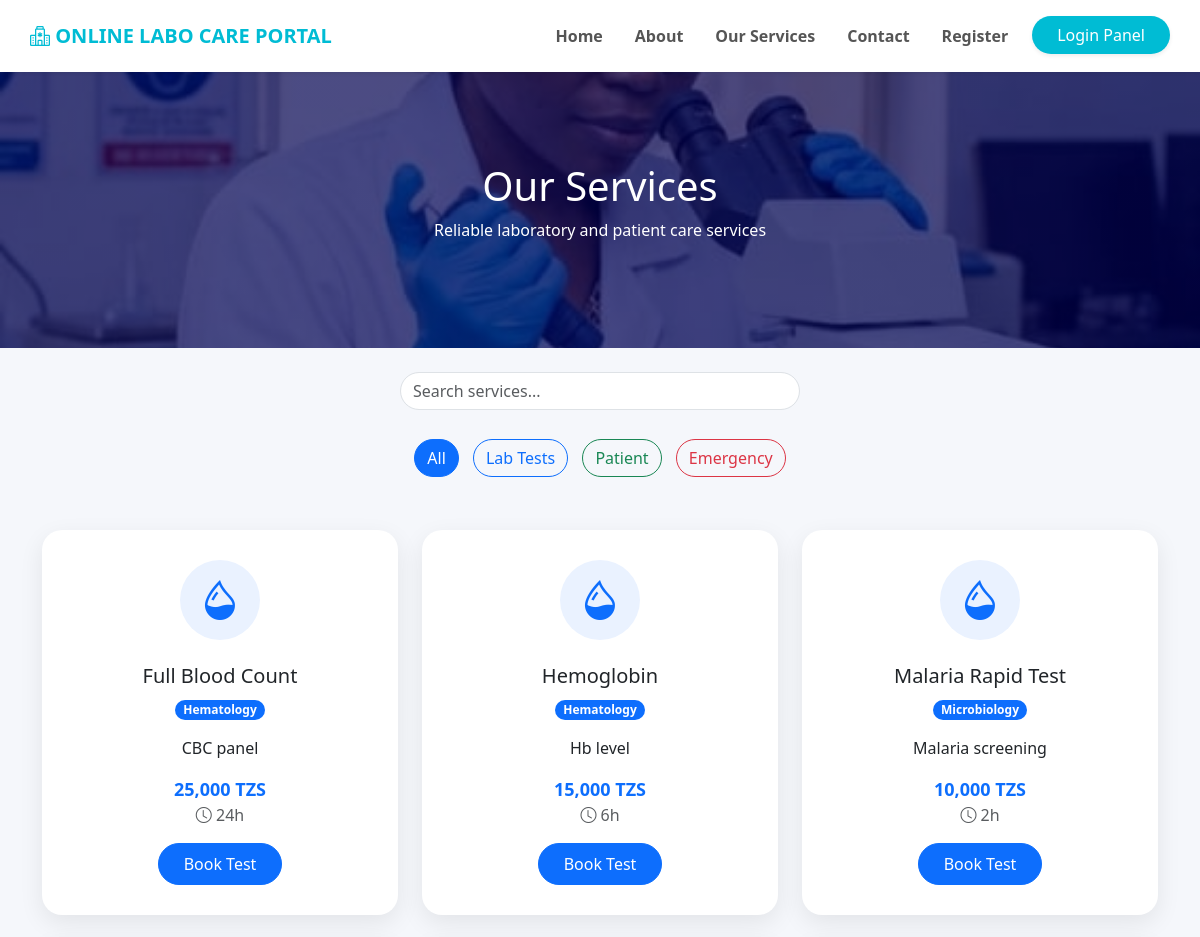
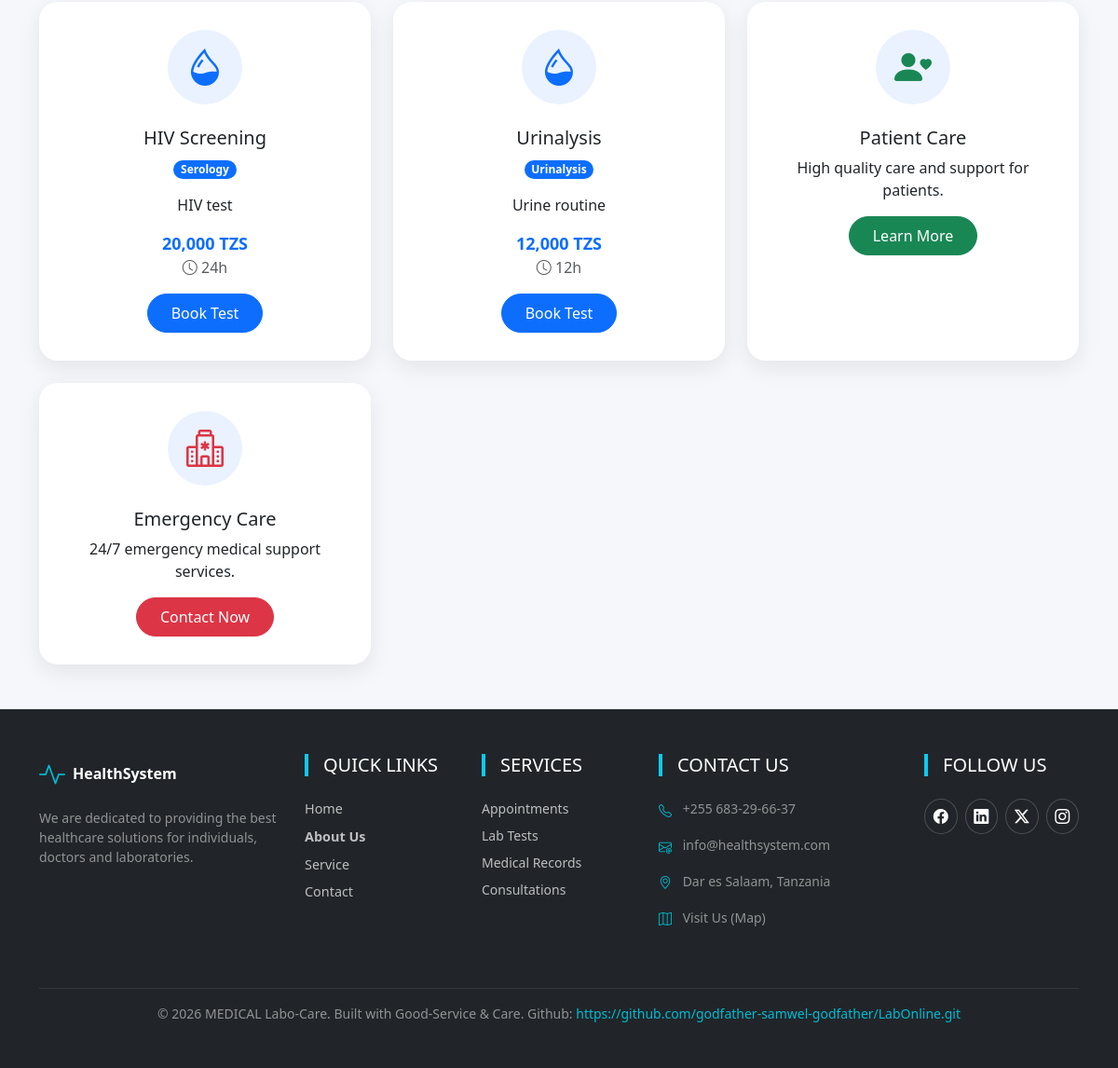
The page /our_services.php on the database as committed earlier (2 pictures, top to bottom).
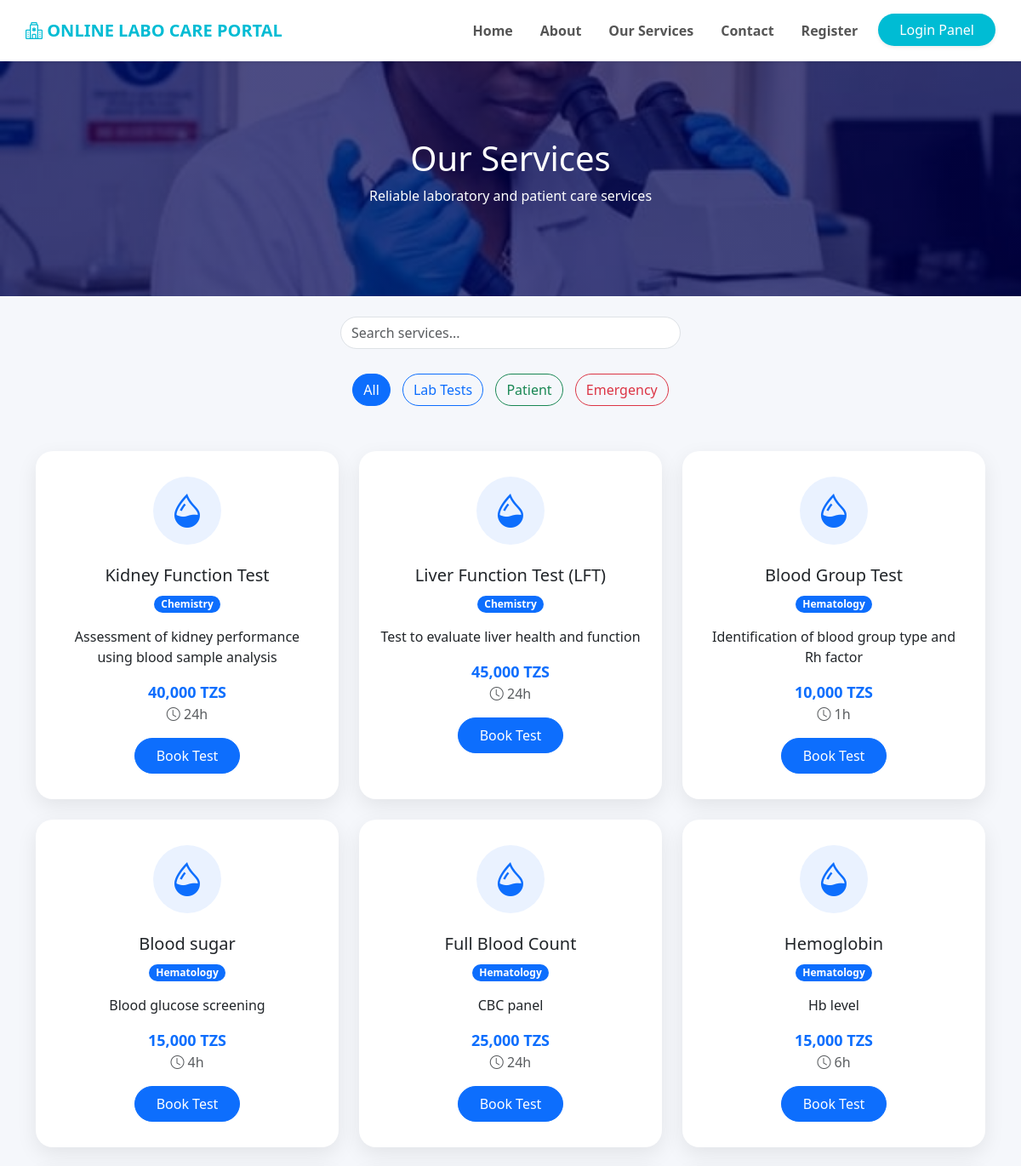
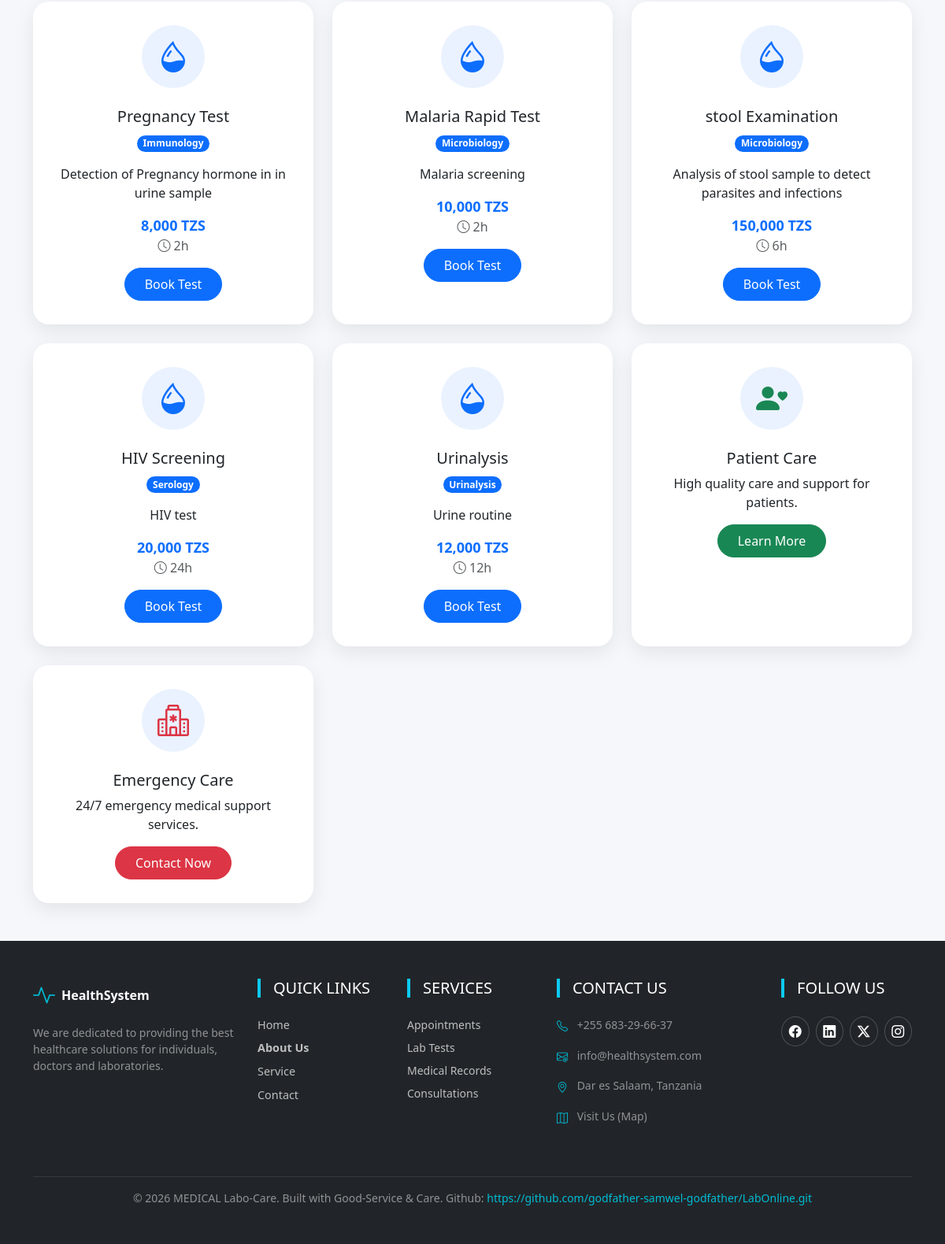
The same page on the database as committed later (2 pictures, top to bottom).
### tables this page shows
CREATE TABLE `lab_tests` (
  `id` int(11) NOT NULL,
  `category_id` int(11) DEFAULT NULL,
  `test_name` varchar(100) DEFAULT NULL,
  `description` text DEFAULT NULL,
  `price` decimal(10,2) DEFAULT NULL,
  `duration` varchar(50) DEFAULT NULL,
  `is_active` tinyint(1) DEFAULT 1
);

CREATE TABLE `test_categories` (
  `id` int(11) NOT NULL,
  `category_name` varchar(100) DEFAULT NULL
);

### repositories/LabTestRepository.php (called while the page is built, shortened)
<?php
class LabTestRepository
{
    private mysqli $conn;
    public function __construct(mysqli $conn)
    {
        $this->conn = $conn;
    }
    public function getAllWithCategory(): array
    {
        $sql = "SELECT lt.id, lt.test_name, lt.description, lt.price, lt.duration,
                       tc.category_name
                FROM lab_tests lt
                LEFT JOIN test_categories tc
                ON tc.id = lt.category_id
                WHERE lt.is_active = 1
                ORDER BY tc.category_name, lt.test_name";
        $result = $this->conn->query($sql);
        return $result ? $result->fetch_all(MYSQLI_ASSOC) : [];
    }
}

### includes/helpers.php (called while the page is built, shortened)
<?php
function e(?string $value): string
{
    return htmlspecialchars((string) $value, ENT_QUOTES, 'UTF-8');
}

### our_services.php (the view, shortened to what this page needs)
<?php
require_once 'includes/helpers.php';
require_once 'config/db.php';
require_once 'repositories/LabTestRepository.php';
$labTestRepo = new LabTestRepository($conn);
$tests = $labTestRepo->getAllWithCategory();
?>
<!DOCTYPE html>
<html lang="en">
<head>
    <link href="https://cdn.jsdelivr.net/npm/bootstrap@5.3.0/dist/css/bootstrap.min.css" rel="stylesheet">
    <link href="https://cdn.jsdelivr.net/npm/bootstrap-icons@1.11.1/font/bootstrap-icons.css" rel="stylesheet">
    <link rel="stylesheet" href="assets/css/style.css">
</head>
<body>
    <div class="hero">
        <h1>Our Services</h1>
        <p>Reliable laboratory and patient care services</p>
    </div>
    <div class="container my-4 text-center">
        <input type="text" id="searchInput" class="form-control search-box" placeholder="Search services..."
            onkeyup="searchService()">
    </div>
    <div class="container text-center">
        <button class="btn btn-primary filter-btn active-btn" onclick="filterService('all',this)">
            All
        </button>
        <button class="btn btn-outline-primary filter-btn" onclick="filterService('lab',this)">
            Lab Tests
        </button>
        <button class="btn btn-outline-success filter-btn" onclick="filterService('patient',this)">
            Patient
        </button>
        <button class="btn btn-outline-danger filter-btn" onclick="filterService('emergency',this)">
            Emergency
        </button>
    </div>
    <div class="container my-5">
        <div class="row g-4">
            <?php foreach($tests as $test): ?>
            <div class="col-lg-4 service-item lab">
                <div class="service-card">
                    <div class="service-icon">
                        <i class="bi bi-droplet-half text-primary"></i>
                    </div>
                    <h5 class="mt-4">
                        <?= e($test['test_name']) ?>
                    </h5>
                    <span class="badge bg-primary">
                        <?= e($test['category_name'] ?? '-') ?>
                    </span>
                    <p class="mt-3">
                        <?= e($test['description']) ?>
                    </p>
                    <div class="price-box">
                        <?= number_format($test['price']) ?> TZS
                    </div>
                    <p class="text-muted">
                        <i class="bi bi-clock"></i>
                        <?= e($test['duration']) ?>
                    </p>
                    <button class="btn btn-primary book-btn">
                        Book Test
                    </button>
                </div>
            </div>
            <?php endforeach; ?>
            <div class="col-lg-4 service-item patient">
                <div class="service-card">
                    <div class="service-icon">
                        <i class="bi bi-person-heart text-success"></i>
                    </div>
                    <h5 class="mt-4">
                        Patient Care
                    </h5>
                    <p>
                        High quality care and support for patients.
                    </p>
                    <a href="" class="btn btn-success book-btn">
                        Learn More
                    </a>
                </div>
            </div>
            <div class="col-lg-4 service-item emergency">
                <div class="service-card">
                    <div class="service-icon">
                        <i class="bi bi-hospital text-danger"></i>
                    </div>
                    <h5 class="mt-4">
                        Emergency Care
                    </h5>
                    <p>
                        24/7 emergency medical support services.
                    </p>
                    <a href="contact_us.php" class="btn btn-danger book-btn">
                        Contact Now
                    </a>
                </div>
            </div>
        </div>
    </div>
</body>
</html>

### assets/css/style.css (style rules this page uses)
.bg-cyan { background-color: #00bcd4 !important; color: white !important; }
.text-cyan { color: #00bcd4 !important; }
footer ul li { margin-bottom: 8px; }
.navbar-brand { transition: 0.3s ease; }
.hover-text { position: relative; display: inline-block; cursor: pointer; }
.hover-text::after { content: ""; position: absolute; width: 100%; height: 2px; background-color: #00bcd4; left: 0; bottom: -3px; transform: scaleX(0); transform-origin: bottom right; transition: transform 0.3s ease-out; }
footer a { color: inherit; text-decoration: none; display: inline-block; transition: 0.3s ease; }
.navbar-nav .btn { transition: 0.3s ease; }
.navbar-nav .nav-link { position: relative; display: inline-block; color: #555; transition: color 0.3s ease; }
.navbar-nav .nav-link::after { content: ""; position: absolute; left: 0; bottom: -4px; width: 0%; height: 2px; background-color: #00bcd4; transition: width 0.3s ease; }
.social-circle-btn { width: 38px; height: 38px; border: 1px solid rgba(255, 255, 255, 0.2); border-radius: 50%; display: flex; align-items: center; justify-content: center; color: white !important; text-decoration: none; transition: 0.3s ease; }
.badge { border-radius: 20px; }
footer ul li { font-size: 0.9rem; color: rgba(255, 255, 255, 0.7); }
footer .bi { vertical-align: middle; }

### our_services.php (style rules this page uses)
body { background: #f5f7fb; }
.hero { background: linear-gradient(rgba(0, 0, 80, .7), rgba(0, 0, 80, .7)), url("assets/images/labo.jpg"); background-size: cover; background-position: center; color: white; padding: 90px 20px; text-align: center; }
.service-card { background: white; border-radius: 20px; padding: 30px 25px; text-align: center; box-shadow: 0 8px 25px rgba(0, 0, 0, .08); transition: .4s; height: 100%; }
.service-icon { width: 80px; height: 80px; margin: auto; border-radius: 50%; display: flex; align-items: center; justify-content: center; background: #eaf2ff; }
.service-icon i { font-size: 40px; }
.price-box { font-size: 18px; font-weight: bold; color: #0d6efd; }
.book-btn { border-radius: 25px; padding: 8px 25px; }
.search-box { max-width: 400px; margin: auto; border-radius: 25px; }
.filter-btn { margin: 5px; border-radius: 20px; }
.active-btn { background: #0d6efd !important; color: white !important; }

Rows that differ between the two databases and show on the page:
added lab_tests: test_name "Kidney Function Test", category.category_name "Chemistry", description "Assessment of kidney performance using blood sample analysis", price "40,000", duration "24h"
added lab_tests: test_name "Liver Function Test (LFT)", category.category_name "Chemistry", description "Test to evaluate liver health and function", price "45,000", duration "24h"
added lab_tests: test_name "Blood Group Test", category.category_name "Hematology", description "Identification of blood group type and Rh factor", price "10,000", duration "1h"
added lab_tests: test_name "Blood sugar", category.category_name "Hematology", description "Blood glucose screening", price "15,000", duration "4h"
added lab_tests: test_name "Pregnancy Test", category.category_name "Immunology", description "Detection of Pregnancy hormone in in urine sample", price "8,000", duration "2h"
added lab_tests: test_name "stool Examination", category.category_name "Microbiology", description "Analysis of stool sample to detect parasites and infections", price "150,000", duration "6h"
